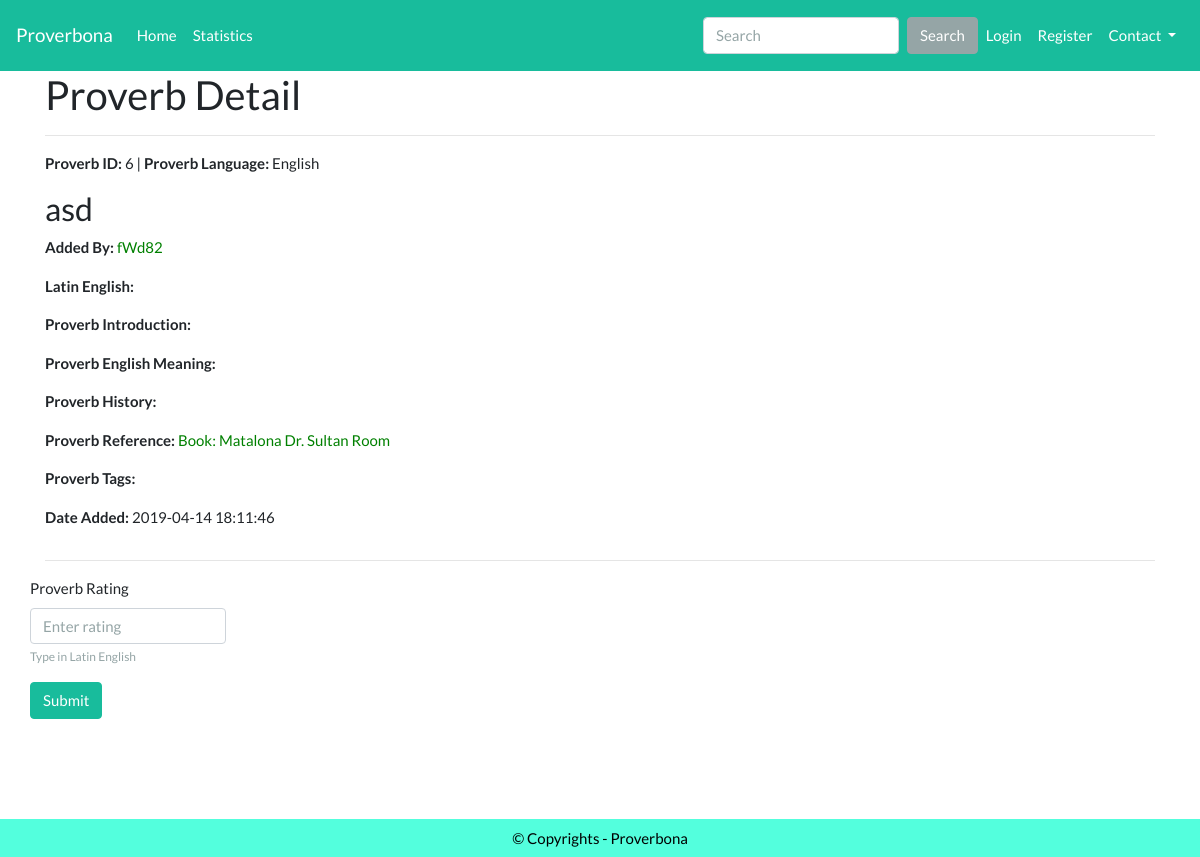
Page /index.php/home/proverb/6 on the committed database.
### tables this page shows
CREATE TABLE `table_proverb` (
  `proverb_id` int(11) NOT NULL,
  `proverb_lang` int(11) DEFAULT NULL,
  `proverb_statement` text NOT NULL,
  `proverb_latin_eng` text,
  `proverb_introduction` text,
  `proverb_eng_meaning` text,
  `proverb_history` text,
  `proverb_reference` int(11) NOT NULL,
  `proverb_tags` varchar(45) DEFAULT NULL,
  `proverb_addedby` int(11) DEFAULT NULL,
  `proverb_contributors` varchar(45) DEFAULT NULL,
  `proverb_timestamp` timestamp NULL DEFAULT CURRENT_TIMESTAMP
);

CREATE TABLE `table_lang` (
  `lang_id` int(11) NOT NULL,
  `lang_locale` varchar(45) DEFAULT NULL,
  `lang_name` varchar(45) DEFAULT NULL,
  `lang_timestamp` timestamp NULL DEFAULT CURRENT_TIMESTAMP
);

CREATE TABLE `table_user` (
  `user_id` int(11) NOT NULL,
  `user_fullname` varchar(45) DEFAULT NULL,
  `user_email` varchar(45) NOT NULL,
  `user_name` varchar(45) NOT NULL,
  `user_password` varchar(45) DEFAULT NULL,
  `user_nativelang` int(11) DEFAULT NULL,
  `user_otherlang` text,
  `user_country` varchar(45) DEFAULT NULL,
  `user_address` varchar(45) DEFAULT NULL,
  `user_department` varchar(45) DEFAULT NULL,
  `user_bio` text,
  `user_timestamp` timestamp NULL DEFAULT CURRENT_TIMESTAMP
);

CREATE TABLE `table_reference` (
  `reference_id` int(11) NOT NULL,
  `reference_title` text,
  `reference_category` varchar(45) DEFAULT NULL,
  `reference_author` varchar(45) DEFAULT NULL,
  `reference_introduction` varchar(45) DEFAULT NULL,
  `reference_published_year` varchar(45) DEFAULT NULL,
  `reference_img_path` varchar(45) DEFAULT NULL,
  `reference_timestamp` timestamp NULL DEFAULT CURRENT_TIMESTAMP
);

### application/controllers/Home.php (called while the page is built, shortened)
<?php
    class Home extends CI_Controller{
        public function proverb($id){
            $this->load->model('Proverbs_model');
            $my_proverbs = $this->Proverbs_model->get_proverb_id($id);
            $this->load->view('public/proverb_detail', compact('my_proverbs'));
        }
    }
?>

### index.php (called while the page is built, shortened)
<?php
require_once BASEPATH.'core/CodeIgniter.php';

### application/models/Proverbs_model.php (called while the page is built, shortened)
<?php
    class Proverbs_model extends CI_Model{
        public function get_proverb_id($id) {
            $q = $this->db->from('table_proverb')
                        ->where( ['proverb_id' => $id] )
                        ->join('table_lang', 'table_proverb.proverb_lang = table_lang.lang_id')
                        ->join('table_user', 'table_proverb.proverb_addedby = table_user.user_id')
                        ->join('table_reference', 'table_proverb.proverb_reference = table_reference.reference_id')
                        ->get();
            if ($q->num_rows())
                return $q->row();
            return false;
        }
    }

### application/views/public/proverb_detail.php (the view, shortened to what this page needs)
<?php
if ($feedback_by = $this->session->userdata('login_id')) {
    require_once('application/views/admin/admin_header.php');
}else{include('public_header.php');}
?>
<div class="container">
    <h2>Proverb Detail</h2>
    <hr>
    <div class="row">
        <div class="col col-lg-12">
            <p> <?= "<strong>Proverb ID:</strong> " .       $my_proverbs->proverb_id . " | <strong>Proverb Language:</strong> " .       $my_proverbs->lang_name ; ?></p>
            <h3> <?= $my_proverbs->proverb_statement; ?></h3>
            <p> <?= "<strong>Added By:</strong> " .   anchor(base_url('home/user_profile'). "/{$my_proverbs->user_name}", $my_proverbs->user_name);?></p>
            <p> <?= "<strong>Latin English:</strong> " .       $my_proverbs->proverb_latin_eng; ?></p>
            <p> <?= "<strong>Proverb Introduction:</strong> " .       $my_proverbs->proverb_introduction; ?></p>
            <p> <?= "<strong>Proverb English Meaning:</strong> " .       $my_proverbs->proverb_eng_meaning; ?></p>
            <p> <?= "<strong>Proverb History:</strong> " .       $my_proverbs->proverb_history ; ?></p>
            <p> <?= "<strong>Proverb Reference:</strong> " .  anchor(base_url('home/reference_profile')."/{$my_proverbs->reference_id}", $my_proverbs->reference_category . ": " . $my_proverbs->reference_title . " " . $my_proverbs->reference_author); ?></p>
            <p> <?= "<strong>Proverb Tags:</strong> " .       $my_proverbs->proverb_tags; ?></p>
            <p> <?= "<strong>Date Added:</strong> " .       $my_proverbs->proverb_timestamp ; ?></p>
        </div>
    </div>
<hr>
    <div class="row">
      <?= form_open(base_url('dashboard/rate_proverb')); ?>
        <div class="form-group">
        <label for="rating_proverb_rating_value">Proverb Rating</label>
        <?php echo form_input(['name'=>'rating_proverb_rating_value', 'id'=>'rating_proverb_rating_value', 'class'=>'form-control', 'placeholder'=>'Enter rating', 'value'=>set_value('rating_proverb_rating_value')]); ?>
        <small id="" class="form-text text-muted">Type in Latin English</small>
      </div>
    <?php echo form_submit(['name'=>'Submit', 'class'=>'btn btn-success my-2 my-sm-0', 'value'=>'Submit', 'id'=>'submit']); ?>
    </form>
    </div>
<br><br><br><br>
</div>
<?php include('public_footer.php'); ?>

### assets/css/mystyles.css (style rules this page uses)
html, body { min-height:100%; height: 100%; }
a { color: green; }

### rows in the picture
table_proverb: proverb_id "6", proverb_lang.lang_name "English", proverb_statement "asd", proverb_addedby.user_name "fWd82", proverb_reference.reference_author "Book: Matalona Dr. Sultan Room", proverb_timestamp "2019-04-14 18:11:46"
